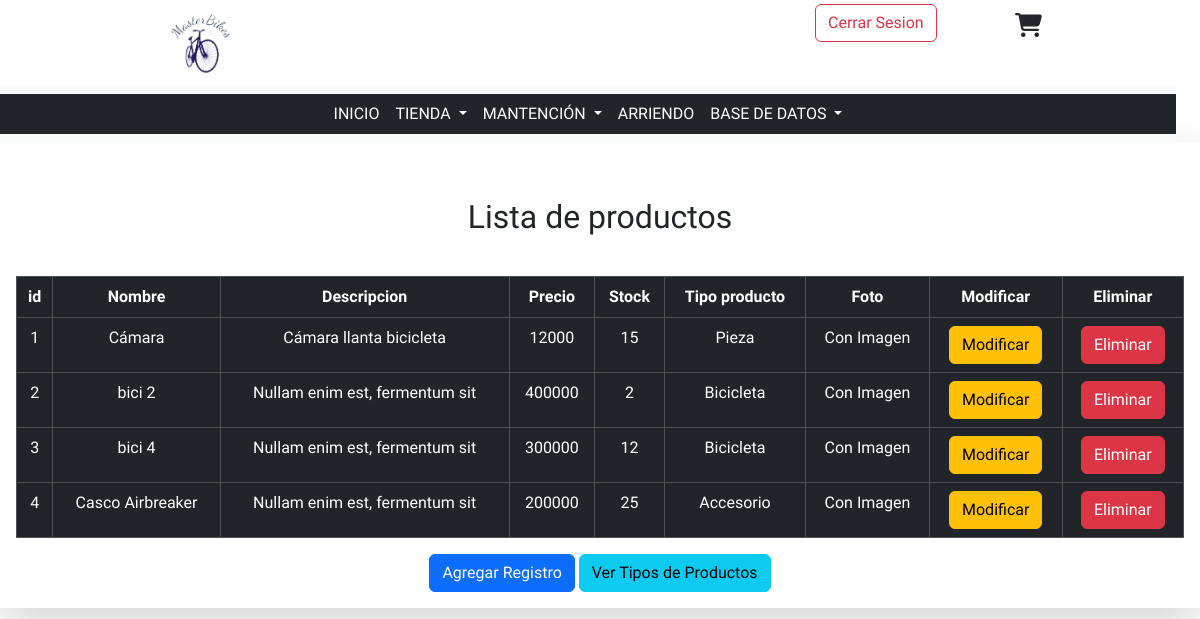
Before: /MasterBikes/crud-productos (signed in) with the older database file.
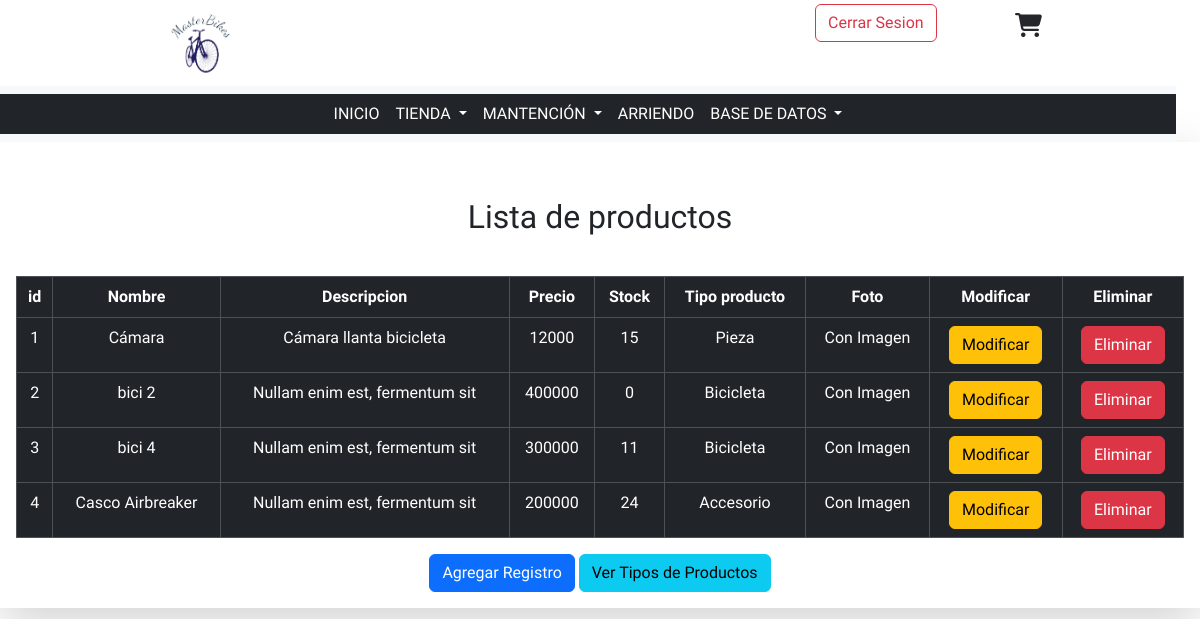
After: the same page with the newer database file.
### MasterBikes/models.py (models this page shows, shortened)
class Producto(models.Model):
    id_producto = models.AutoField(primary_key=True, db_column="idProducto")
    nombre = models.CharField(max_length=30)
    descripcion = models.CharField(max_length=30, null=True, blank=True)
    precio = models.IntegerField()
    stock = models.IntegerField()
    id_tipo_producto = models.ForeignKey(
        "TipoProducto", on_delete=models.CASCADE, db_column="idTipoProducto"
    )
    foto = models.CharField(max_length=100, null=True, blank=True)

### MasterBikes/views.py (the view)
# urls.py: path('crud-productos', views.crud_productos, name='crud-productos'),
@login_required
def crud_productos(request):
    productos = Producto.objects.all()
    tipoProductos = TipoProducto.objects.all()
    context={
        "productos" : productos,
        "tipoProductos" : tipoProductos,
    }
    return render(request, 'pages/despliegue/crud_productos.html', context)

### MasterBikes/templates/pages/despliegue/crud_productos.html (shortened to what this page needs)
<!DOCTYPE html>
<html lang="en">
<head>
    {% load static %}
    <link rel="stylesheet" href="{% static 'css/bootstrap.min.css'%}">
    <link rel="stylesheet" href="{% static 'css/style.css'%}">
    <link rel="stylesheet" href="https://cdnjs.cloudflare.com/ajax/libs/font-awesome/6.2.1/css/all.min.css">
</head>
<body>
    {% include 'base/header_admin.html'%}
    <main>
        <div class="container">
            <div class="row">
                <div class="col-md shadow-lg mx-auto text-center p-3">
                    <br>
                    <h2 class="my-3">Lista de productos</h2><br>
                    <table class="table table-dark table-hover table-bordered">
                        <thead>
                            <th>id</th>
                            <th>Nombre</th>
                            <th>Descripcion</th>
                            <th>Precio</th>
                            <th>Stock</th>
                            <th>Tipo producto</th>
                            <th>Foto</th>
                            <th>Modificar</th>
                            <th>Eliminar</th>
                        </thead>
                        <tbody>
                            {% if productos %}
                                {% for tmp in productos %}
                                    <tr>
                                        <td>{{tmp.id_producto}}</td>
                                        <td>{{tmp.nombre}}</td>
                                        <td>{{tmp.descripcion}}</td>
                                        <td>{{tmp.precio}}</td>
                                        <td>{{tmp.stock}}</td>
                                        {% if tipoProductos %}
                                            {% for tipo in tipoProductos %}
                                                {% if tmp.id_tipo_producto.id_tipo_producto == tipo.id_tipo_producto %}
                                                    <td>{{tipo.tipo}}</td>
                                                {% endif %}
                                            {% endfor%}
                                        {% endif %}
                                        {% if tmp.foto == null or tmp.foto == blank or tmp.foto == "" %}
                                            <td>Sin Imagen</td>
                                        {% else %}
                                            <td>Con Imagen</td>
                                        {% endif %}
                                        <td><a href=""><button
                                            class="btn btn-warning">Modificar</button></a></td>
                                        <td><a href=""><button
                                            class="btn btn-danger">Eliminar</button></a></td>
                                    </tr>
                                {% endfor%}
                            {% endif %}
                        </tbody>
                    </table>
                    <a href="">
                        <button class="btn btn-primary">Agregar Registro</button>
                    </a>
                    <a href="{% url 'crud-varios' %}">
                        <button class="btn btn-info">
                            Ver Tipos de Productos
                        </button>
                    </a>
                </div>
            </div>
        </div>
    </main>
</body>
</html>

Changed rows visible on the page:
changed Producto "bici 2": stock "2" → "0"
changed Producto "bici 4": stock "12" → "11"
changed Producto "Casco Airbreaker": stock "25" → "24"
